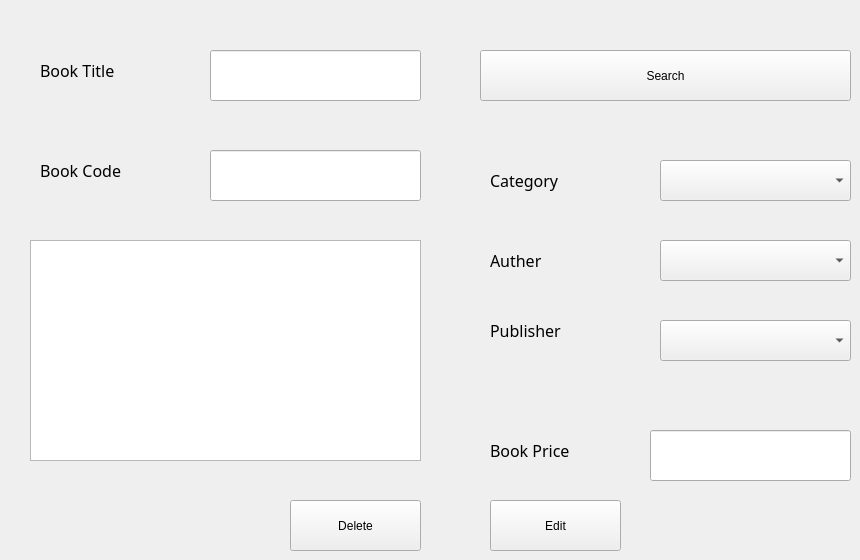
      <widget class="QWidget" name="tab_6">
       <attribute name="title">
        <string>EDIT / Delete</string>
       </attribute>
       <widget class="QLineEdit" name="lineEdit_2">
        <property name="geometry">
         <rect>
          <x>210</x>
          <y>50</y>
          <width>211</width>
          <height>51</height>
         </rect>
        </property>
       </widget>
       <widget class="QLabel" name="label_3">
        <property name="geometry">
         <rect>
          <x>40</x>
          <y>50</y>
          <width>141</width>
          <height>41</height>
         </rect>
        </property>
        <property name="font">
         <font>
          <family>Sans Serif</family>
          <pointsize>12</pointsize>
         </font>
        </property>
        <property name="text">
         <string>Book Title</string>
        </property>
       </widget>
       <widget class="QLabel" name="label_5">
        <property name="geometry">
         <rect>
          <x>40</x>
          <y>150</y>
          <width>141</width>
          <height>41</height>
         </rect>
        </property>
        <property name="font">
         <font>
          <family>Sans Serif</family>
          <pointsize>12</pointsize>
         </font>
        </property>
        <property name="text">
         <string>Book Code</string>
        </property>
       </widget>
       <widget class="QLabel" name="label_6">
        <property name="geometry">
         <rect>
          <x>490</x>
          <y>430</y>
          <width>141</width>
          <height>41</height>
         </rect>
        </property>
        <property name="font">
         <font>
          <family>Sans Serif</family>
          <pointsize>12</pointsize>
         </font>
        </property>
        <property name="text">
         <string>Book Price</string>
        </property>
       </widget>
       <widget class="QLineEdit" name="lineEdit_6">
        <property name="geometry">
         <rect>
          <x>650</x>
          <y>430</y>
          <width>201</width>
          <height>51</height>
         </rect>
        </property>
       </widget>
       <widget class="QComboBox" name="comboBox_3">
        <property name="geometry">
         <rect>
          <x>660</x>
          <y>160</y>
          <width>191</width>
          <height>41</height>
         </rect>
        </property>
       </widget>
       <widget class="QComboBox" name="comboBox_4">
        <property name="geometry">
         <rect>
          <x>660</x>
          <y>240</y>
          <width>191</width>
          <height>41</height>
         </rect>
        </property>
       </widget>
       <widget class="QComboBox" name="comboBox_5">
        <property name="geometry">
         <rect>
          <x>660</x>
          <y>320</y>
          <width>191</width>
          <height>41</height>
         </rect>
        </property>
       </widget>
       <widget class="QLabel" name="label_7">
        <property name="geometry">
         <rect>
          <x>490</x>
          <y>160</y>
          <width>151</width>
          <height>41</height>
         </rect>
        </property>
        <property name="font">
         <font>
          <family>Sans Serif</family>
          <pointsize>12</pointsize>
         </font>
        </property>
        <property name="text">
         <string>Category</string>
        </property>
       </widget>
       <widget class="QLabel" name="label_8">
        <property name="geometry">
         <rect>
          <x>490</x>
          <y>310</y>
          <width>141</width>
          <height>41</height>
         </rect>
        </property>
        <property name="font">
         <font>
          <family>Sans Serif</family>
          <pointsize>12</pointsize>
         </font>
        </property>
        <property name="text">
         <string>Publisher</string>
        </property>
       </widget>
       <widget class="QLabel" name="label_9">
        <property name="geometry">
         <rect>
          <x>490</x>
          <y>240</y>
          <width>141</width>
          <height>41</height>
         </rect>
        </property>
        <property name="font">
         <font>
          <family>Sans Serif</family>
          <pointsize>12</pointsize>
         </font>
        </property>
        <property name="text">
         <string>Auther</string>
        </property>
       </widget>
       <widget class="QPushButton" name="pushButton_7">
        <property name="geometry">
         <rect>
          <x>490</x>
          <y>500</y>
          <width>131</width>
          <height>51</height>
         </rect>
        </property>
        <property name="text">
         <string>Edit</string>
        </property>
       </widget>
       <widget class="QPushButton" name="pushButton_10">
        <property name="geometry">
         <rect>
          <x>290</x>
          <y>500</y>
          <width>131</width>
          <height>51</height>
         </rect>
        </property>
        <property name="text">
         <string>Delete</string>
        </property>
       </widget>
       <widget class="QPushButton" name="pushButton_11">
        <property name="geometry">
         <rect>
          <x>480</x>
          <y>50</y>
          <width>371</width>
          <height>51</height>
         </rect>
        </property>
        <property name="text">
         <string>Search</string>
        </property>
       </widget>
       <widget class="QLineEdit" name="lineEdit_3">
        <property name="geometry">
         <rect>
          <x>210</x>
          <y>150</y>
          <width>211</width>
          <height>51</height>
         </rect>
        </property>
       </widget>
       <widget class="QTextEdit" name="textEdit_2">
        <property name="geometry">
         <rect>
          <x>30</x>
          <y>240</y>
          <width>391</width>
          <height>221</height>
         </rect>
        </property>
       </widget>
      </widget>
